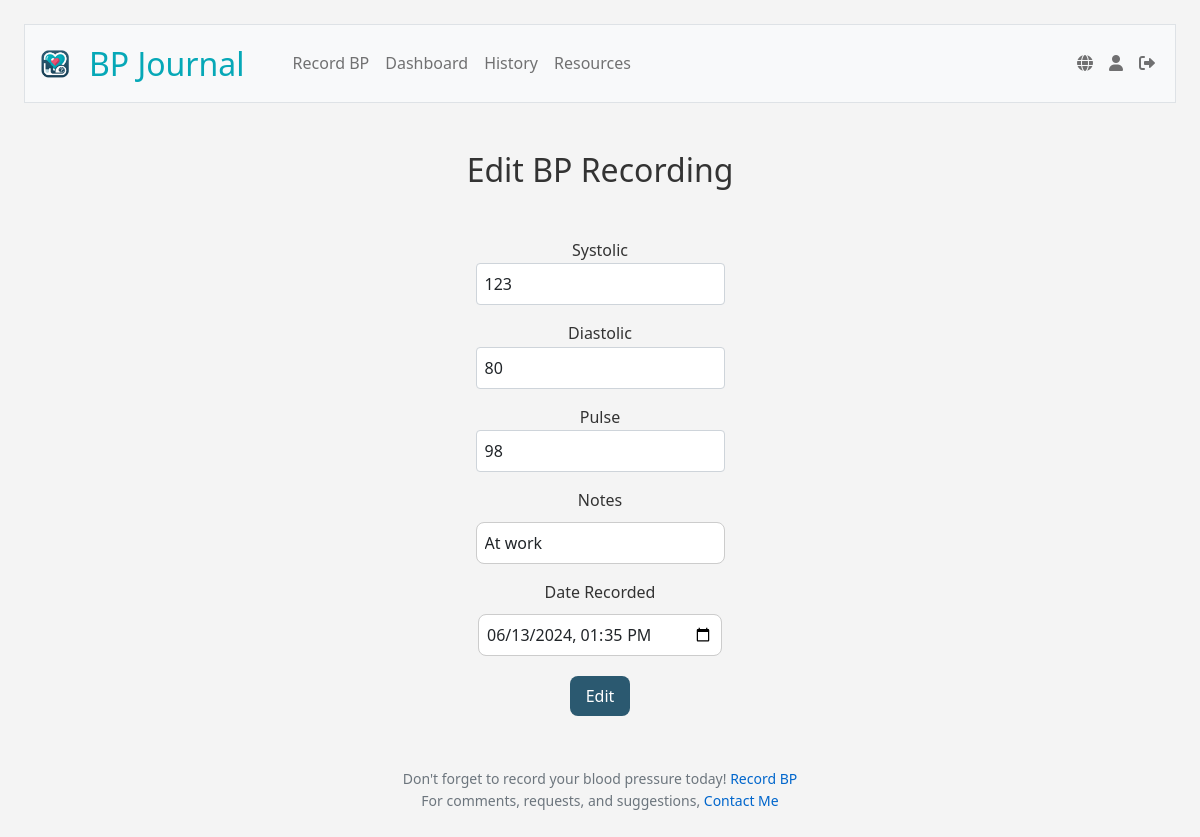
Page /edit/22 (signed in) on the committed database.
### tables this page shows
CREATE TABLE blood_pressure_readings (
id INTEGER PRIMARY KEY AUTOINCREMENT NOT NULL,
user_id INTEGER NOT NULL,
systolic INTEGER NOT NULL,
diastolic INTEGER NOT NULL,
pulse INTEGER,
reading_date DATETIME DEFAULT CURRENT_TIMESTAMP,
notes TEXT,
FOREIGN KEY (user_id) REFERENCES users (id));

### app.py (the view)
@app.route("/edit/<int:id>", methods=["GET", "POST"])
@login_required
def edit(id):
    record = db.execute("SELECT * FROM blood_pressure_readings WHERE id = ?", id)[0]
    data=g.language_data['edit']
    user_id = session["user_id"]
    user_timezone = db.execute("SELECT timezone FROM users WHERE id = ?", user_id)[0]['timezone']
    user_tz = pytz.timezone(user_timezone)
    if request.method == "POST":
        try:
            systolic = request.form['systolic']
            diastolic = request.form['diastolic']
            pulse = request.form['pulse']
            timestamp = request.form['timestamp']
            notes = request.form['notes']
            local_time = datetime.strptime(timestamp, '%Y-%m-%dT%H:%M')
            utc_time = user_tz.localize(local_time).astimezone(pytz.utc)
            utc_timestamp = utc_time.strftime('%Y-%m-%d %H:%M:%S')
            db.execute("""
                    UPDATE blood_pressure_readings
                    SET systolic = ?,
                    diastolic = ?,
                    pulse = ?,
                    reading_date = ?,
                    notes = ?
                    WHERE id = ?
            """, systolic, diastolic, pulse, utc_timestamp, notes, id)
            flash(data['editSuccess'], 'success')
            return redirect("/history")
        except Exception as e:
            flash(f"{data['editFail']} {e}", 'danger')
            return redirect(url_for('edit', id=id))
    else:
        utc_time = record["reading_date"]
        local_time = pytz.utc.localize(datetime.strptime(utc_time, '%Y-%m-%d %H:%M:%S')).astimezone(user_tz)
        record["reading_date"] = local_time.strftime('%Y-%m-%dT%H:%M')
    return render_template("edit.html", record=record, data=data)

### app.py (called while the page is built)
@app.before_request
def load_language_data():
    if 'language' not in session:
        session['language'] = 'en'
    user_lang = session['language']
    with open(f'languages/{user_lang}.json', 'r') as file:
        g.language_data = json.load(file)
    g.language_data['current_lang'] = user_lang

@app.after_request
def after_request(response):
    response.headers["Cache-Control"] = "no-cache, no-store, must-revalidate"
    response.headers["Expires"] = 0
    response.headers["Pragma"] = "no-cache"
    return response

@app.context_processor
def inject_layout_data():
    return dict(layout_data=g.language_data['layout'])

@app.context_processor
def inject_user_details():
    if 'user_id' in session:
        user_id = session['user_id']
        user_info = db.execute("SELECT username FROM users WHERE id = ?", user_id)
        if user_info:
            username = user_info[0]['username']
        else:
            username = None
    else:
        username = None
    return {'username': username}

### helpers.py (called while the page is built)
def login_required(f):
    @wraps(f)
    def decorated_function(*args, **kwargs):
        if session.get("user_id") is None:
            return redirect("/login")
        return f(*args, **kwargs)
    return decorated_function

### templates/edit.html (shortened to what this page needs)
{% extends "layout.html" %}
{% block main %}
<div class="container">
    <h2>{{ data.heading }}</h2>
    <form action="{{ url_for('edit', id=record.id)}}" method="POST">
        <div class="mb-3">
            <label for="systolic">{{ data.systolic }}</label>
            <input type="number" name="systolic" id="systolic" class="form-control mx-auto w-auto" value="{{ record.systolic }}" required>
        </div>
        <div class="mb-3">
            <label for="diastolic">{{ data.diastolic }}</label>
            <input type="number" name="diastolic" id="diastolic" class="form-control mx-auto w-auto" value="{{ record.diastolic }}" required>
        </div>
        <div class="mb-3">
            <label for="pulse">{{ data.pulse }}</label>
            <input type="number" name="pulse" id="pulse" class="form-control mx-auto w-auto" value="{{ record.pulse }}" required>
        </div>
        <div class="mb-3">
            <label for="notes">{{ data.notes }}</label>
            <input type="text" name="notes" id="notes" class="form-control mx-auto w-auto" value="{{ record.notes }}" required>
        </div>
        <div class="mb-3">
            <label for="timestamp">{{ data.dateRecorded }}</label>
            <input type="datetime-local" name="timestamp" id="timestamp" class="form-control mx-auto w-auto" value="{{ record.reading_date }}" required>
        </div>
        <button type="submit" class="btn btn-success submit-button">{{ data.editRecording }}</button>
    </form>
</div>
{% endblock %}

### static/styles.css (style rules this page uses)
body { background-color: #f4f4f4; color: #333; font-family: 'Segoe UI', Arial, sans-serif; line-height: 1.6; margin: 0; padding: 1.5em; }
h2, h3, h4, h5 { margin-bottom: 1.5em; text-align: center; }
h2 { font-size: 2em; }
.form-control { padding: .5em; }
input[type="text"], input[type="password"], input[type="datetime-local"], select { border: 1px solid #ccc; border-radius: .5em; font-size: 1em; margin-top: .5em; width: 100%; padding: .5em; display: block; }
.submit-button { background-color: #2B5970; border: none; border-radius: .5em; color: white; display: inline-block; margin: 4px 2px; padding: .5em 1em; text-align: center; text-decoration: none; transition-duration: .4s; }

### rows in the picture
blood_pressure_readings: systolic "123", diastolic "80", pulse "98", notes "At work", timestamp "06/13/2024 13:35"

### other values in the picture
{{ layout_data.navbarBrand }} "BP Journal"
{{ layout_data.recordReading }} "Record BP"
{{ layout_data.dashboard }} "Dashboard"
{{ layout_data.history }} "History"
{{ layout_data.resources }} "Resources"
{{ data.heading }} "Edit BP Recording"
{{ data.systolic }} "Systolic"
{{ data.diastolic }} "Diastolic"
{{ data.pulse }} "Pulse"
{{ data.notes }} "Notes"
{{ data.dateRecorded }} "Date Recorded"
{{ data.editRecording }} "Edit"
{{ layout_data.footerTextA }} "Don't forget to record your blood pressure today!"
{{ layout_data.footerTextB }} "Record BP"
{{ layout_data.footerTextC }} "For comments, requests, and suggestions,"
